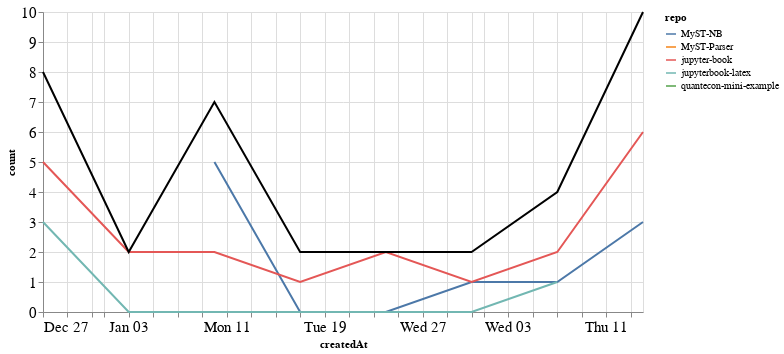

The code cell stored with this chart in its notebook:
### Markdown cell above
### Comments

### Code cell
comments_time = comments.groupby('repo').resample('W', on='createdAt').count()['author'].reset_index()
comments_time = comments_time.rename(columns={'author': 'count'})
comments_time_total = comments_time.groupby('createdAt').agg({"count": "sum"}).reset_index()
ch1 = alt.Chart(comments_time, width=600).mark_line().encode(
    x='createdAt',
    y='count',
    color='repo',
    tooltip="repo"
)

ch2 = alt.Chart(comments_time_total, width=600).mark_line(color="black").encode(
    x='createdAt',
    y='count',
)

ch1 + ch2

### Figure 1 — Vega-Lite specification as saved in the notebook (floating-point values rounded to 4 significant figures)
{"config": {"axisLeft": {"labelFontSize": 15}, "axisBottom": {"labelFontSize": 15}}, "layer": [{"data": {"name": "data-a6959772d1a7e0bee1aa2349e1fdee0f"}, "mark": "line", "encoding": {"color": {"type": "nominal", "field": "repo"}, "tooltip": {"type": "nominal", "field": "repo"}, "x": {"type": "temporal", "field": "createdAt"}, "y": {"type": "quantitative", "field": "count"}}, "width": 600}, {"data": {"name": "data-fd887074148608c504b5a0a050121ee1"}, "mark": {"type": "line", "color": "black"}, "encoding": {"x": {"type": "temporal", "field": "createdAt"}, "y": {"type": "quantitative", "field": "count"}}, "width": 600}], "$schema": "https://vega.github.io/schema/vega-lite/v4.8.1.json", "datasets": {"data-a6959772d1a7e0bee1aa2349e1fdee0f": [{"repo": "MyST-NB", "createdAt": "2021-01-10T00:00:00", "count": 5}, {"repo": "MyST-NB", "createdAt": "2021-01-17T00:00:00", "count": 0}, {"repo": "MyST-NB", "createdAt": "2021-01-24T00:00:00", "count": 0}, {"repo": "MyST-NB", "createdAt": "2021-01-31T00:00:00", "count": 1}, {"repo": "MyST-NB", "createdAt": "2021-02-07T00:00:00", "count": 1}, {"repo": "MyST-NB", "createdAt": "2021-02-14T00:00:00", "count": 3}, {"repo": "MyST-Parser", "createdAt": "2021-01-17T00:00:00", "count": 1}, {"repo": "jupyter-book", "createdAt": "2020-12-27T00:00:00", "count": 5}, {"repo": "jupyter-book", "createdAt": "2021-01-03T00:00:00", "count": 2}, {"repo": "jupyter-book", "createdAt": "2021-01-10T00:00:00", "count": 2}, {"repo": "jupyter-book", "createdAt": "2021-01-17T00:00:00", "count": 1}, {"repo": "jupyter-book", "createdAt": "2021-01-24T00:00:00", "count": 2}, {"repo": "jupyter-book", "createdAt": "2021-01-31T00:00:00", "count": 1}, {"repo": "jupyter-book", "createdAt": "2021-02-07T00:00:00", "count": 2}, {"repo": "jupyter-book", "createdAt": "2021-02-14T00:00:00", "count": 6}, {"repo": "jupyterbook-latex", "createdAt": "2020-12-27T00:00:00", "count": 3}, {"repo": "jupyterbook-latex", "createdAt": "2021-01-03T00:00:00", "count": 0}, {"repo": "jupyterbook-latex", "createdAt": "2021-01-10T00:00:00", "count": 0}, {"repo": "jupyterbook-latex", "createdAt": "2021-01-17T00:00:00", "count": 0}, {"repo": "jupyterbook-latex", "createdAt": "2021-01-24T00:00:00", "count": 0}, {"repo": "jupyterbook-latex", "createdAt": "2021-01-31T00:00:00", "count": 0}, {"repo": "jupyterbook-latex", "createdAt": "2021-02-07T00:00:00", "count": 1}, {"repo": "quantecon-mini-example", "createdAt": "2021-02-14T00:00:00", "count": 1}], "data-fd887074148608c504b5a0a050121ee1": [{"createdAt": "2020-12-27T00:00:00", "count": 8}, {"createdAt": "2021-01-03T00:00:00", "count": 2}, {"createdAt": "2021-01-10T00:00:00", "count": 7}, {"createdAt": "2021-01-17T00:00:00", "count": 2}, {"createdAt": "2021-01-24T00:00:00", "count": 2}, {"createdAt": "2021-01-31T00:00:00", "count": 2}, {"createdAt": "2021-02-07T00:00:00", "count": 4}, {"createdAt": "2021-02-14T00:00:00", "count": 10}]}}
